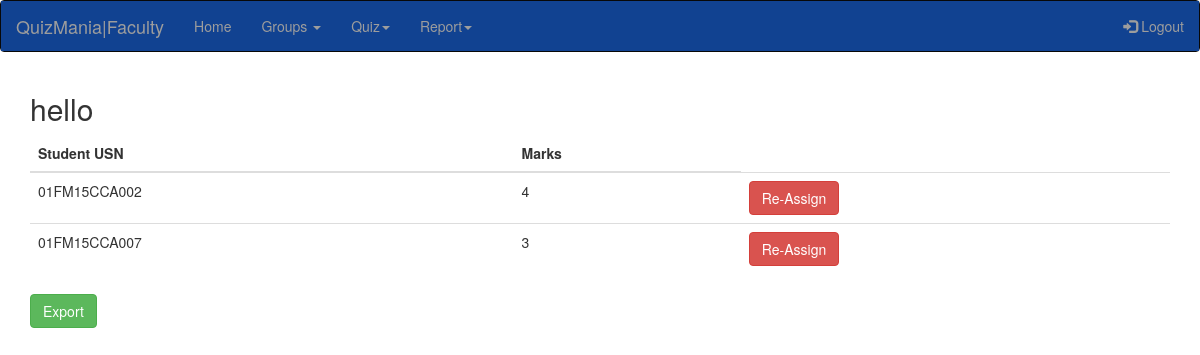
The app's page /faculty/result.php?id=27 (signed in) with its own data.
### tables this page shows
CREATE TABLE IF NOT EXISTS `quiz` (
  `quizid` int(15) NOT NULL AUTO_INCREMENT,
  `quizname` varchar(24) NOT NULL,
  `description` varchar(180) NOT NULL,
  `timer` int(180) NOT NULL,
  `groupid` int(14) DEFAULT NULL,
  `userid` varchar(16) NOT NULL,
  `status` text NOT NULL,
  PRIMARY KEY (`quizid`),
  KEY `userid` (`userid`),
  KEY `groupid` (`groupid`)
);

CREATE TABLE IF NOT EXISTS `rank` (
  `userid` varchar(16) NOT NULL,
  `quizid` int(10) NOT NULL,
  `score` int(10) NOT NULL,
  `status` varchar(50) NOT NULL,
  PRIMARY KEY (`userid`,`quizid`),
  KEY `userid` (`userid`),
  KEY `quizid` (`quizid`)
);

### faculty/function/result.php (called while the page is built, shortened)
<?php
	require '../function/connection.php';
	if($_SESSION['type']=='faculty')
		{
			$id=$_GET['id'];
			$sql="SELECT * FROM `rank` WHERE quizid='$id'";
			$result=$conn->query($sql);
		}
		return $result;
?>

### faculty/result.php (the view, shortened to what this page needs)
<?php
  require '../function/connection.php';
  require 'function/result.php';
if (isset($_GET['id'])) {
   $quid_id=$_GET['id'];
   $sql1="SELECT `quizname` FROM `quiz` where `quizid`='$quid_id'";
    $result1=$conn->query($sql1);
    $row=$result1->fetch_assoc();
    $qname=$row['quizname'];
 }
?>
<!DOCTYPE html>
<html lang="en">
<head>
  <link rel="stylesheet" href="https://maxcdn.bootstrapcdn.com/bootstrap/3.3.7/css/bootstrap.min.css">
    <link rel="stylesheet" type="text/css" href="faculty.css">
</head>
<body>
<nav class="navbar navbar-inverse">
  <div class="container-fluid">
    <div class="navbar-header">
      <a class="navbar-brand" href="#">QuizMania|Faculty</a>
    </div>
    <ul class="nav navbar-nav">
      <li class=""><a href="faculty.php">Home</a></li>
      <li class="dropdown"><a class="dropdown-toggle" data-toggle="dropdown" href="#">Groups <span class="caret"></span></a>
      </li>
      <li class="dropdown"><a class="dropdown-toggle" data-toggle="dropdown" href="#">Quiz<span class="caret"></span></a>
      </li>
      <li class="dropdown"><a class="dropdown-toggle" data-toggle="dropdown" href="#">Report<span class="caret"></span></a>
      </li>
    </ul>
    <ul class="nav navbar-nav navbar-right">
      <li><a href="../function/logout.php"><span class="glyphicon glyphicon-log-in"></span> Logout</a></li>
    </ul>
  </div>
</nav>
<div class="container">
  <h2><?php echo $qname; ?></h2>
  <table class="table table-hover">
    <thead>
      <tr>
        <th>Student USN</th>
        <th>Marks</th>
      </tr>
    </thead>
    <tbody>
      <?php
          while($row=$result->fetch_assoc())
          {
            echo "<tr>";
            echo"<td>".$row['userid']."</td>";
            echo"<td>".$row['score']."</td>
            <td><a class='btn btn-danger' href='function/reassgin.php?userid=".$row["userid"]."&quizid=$quid_id'>Re-Assign</a></td>";
            echo "</tr>";
          }
        echo "</tbody>";
        echo "</table>";
        echo "<a class='btn btn-success' href='function/export.php?userid=".$row["userid"]."&quizid=$quid_id'>Export</a>";
    ?>
</div>
</body>
</html>

### faculty/faculty.css (style rules this page uses)
.container-fluid { background-color:#114291; }

### records on screen
quiz: quizname "hello"
rank: userid "01FM15CCA002", score "4"
rank: userid "01FM15CCA007", score "3"
